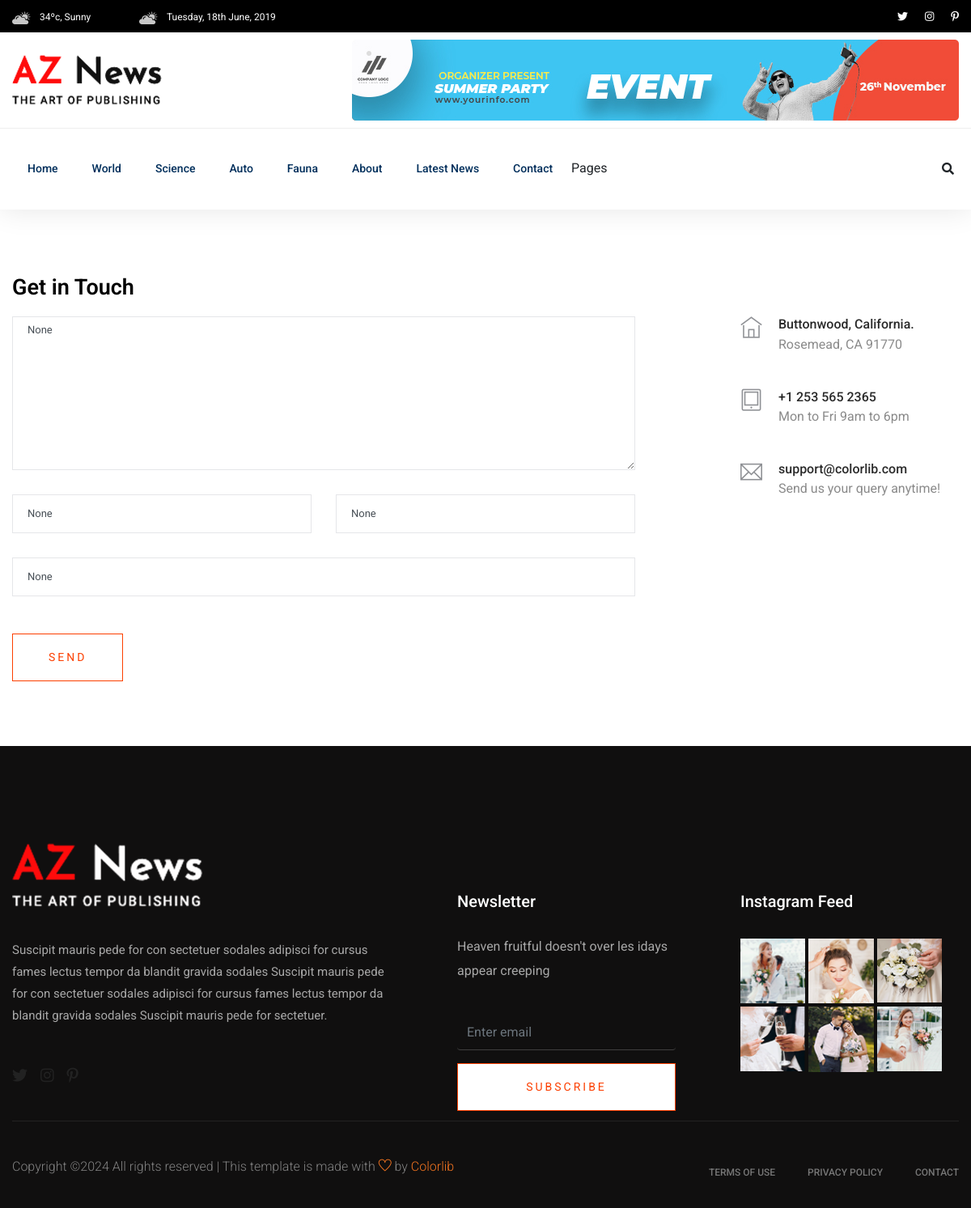
Page /contact/ on the committed database.
### newspaper/models.py (models this page shows, shortened)
class TimeStampModel(models.Model):
    created_at = models.DateTimeField(auto_now_add=True)
    updated_at = models.DateTimeField(auto_now=True)
    class Meta:
        abstract = True

class Category(TimeStampModel):
    name = models.CharField(max_length=100)

### newspaper/views.py (the view, shortened to what this page needs)
# urls.py: path('contact/', ContactView.as_view(), name='contact'),
class ContactView(View):
    template_name = "aznews/contact.html"
    def get(self, request):
        form = ContactForm()  # Initialize the form
        return render(request, self.template_name, {"form": form})

### newspaper/forms.py
class ContactForm(forms.ModelForm):
    class Meta:
        model = Contact
        fields = "__all__"

### newspaper/navigation.py (called while the page is built)
def navigation(request):
    categories = Category.objects.all()[:4]
    tags = Tag.objects.all()[:10]
    trending_posts = Post.objects.filter(
        published_at__isnull=False, status="active"
    ).order_by("-views_count")[:3]
    return {
        "categories": categories,
        "tags": tags,
        "trending_posts": trending_posts,
    }

### templates/aznews/contact.html (shortened to what this page needs)
{% extends 'aznews/base.html' %}
{% block content %}
    <section class="contact-section">
        <div class="container">
            <div class="row">
                <div class="col-12">
                    <h2 class="contact-title">Get in Touch</h2>
                </div>
                <div class="col-lg-8">
                    <form class="form-contact contact_form"
                          action="{% url 'contact' %}"
                          method="post"
                          id="contactForm"
                          novalidate="novalidate">
                        <div class="row">
                            <div class="col-12">
                                <div class="form-group">
                                    <textarea class="form-control w-100"
                                              name="message"
                                              id="message"
                                              cols="30"
                                              rows="9"
                                              onfocus="this.placeholder = ''"
                                              onblur="this.placeholder = 'Enter Message'"
                                              placeholder="Enter Message">{{ form.message.value }}</textarea>
                                </div>
                            </div>
                            <div class="col-sm-6">
                                <div class="form-group">
                                    <input class="form-control valid"
                                           name="name"
                                           value="{{ form.name.value }}"
                                           id="name"
                                           type="text"
                                           onfocus="this.placeholder = ''"
                                           onblur="this.placeholder = 'Enter your name'"
                                           placeholder="Enter your name">
                                </div>
                            </div>
                            <div class="col-sm-6">
                                <div class="form-group">
                                    <input class="form-control valid"
                                           name="email"
                                           value="{{ form.email.value }}"
                                           id="email"
                                           type="email"
                                           onfocus="this.placeholder = ''"
                                           onblur="this.placeholder = 'Enter email address'"
                                           placeholder="Email">
                                </div>
                            </div>
                            <div class="col-12">
                                <div class="form-group">
                                    <input class="form-control"
                                           name="subject"
                                           value="{{ form.subject.value }}"
                                           id="subject"
                                           type="text"
                                           onfocus="this.placeholder = ''"
                                           onblur="this.placeholder = 'Enter Subject'"
                                           placeholder="Enter Subject">
                                </div>
                            </div>
                        </div>
                        <div class="form-group mt-3">
                            <button type="submit" class="button button-contactForm boxed-btn">Send</button>
                        </div>
                    </form>
                </div>
                <div class="col-lg-3 offset-lg-1">
                    <div class="media contact-info">
                        <span class="contact-info__icon"><i class="ti-home"></i></span>
                        <div class="media-body">
                            <h3>Buttonwood, California.</h3>
                            <p>Rosemead, CA 91770</p>
                        </div>
                    </div>
                    <div class="media contact-info">
                        <span class="contact-info__icon"><i class="ti-tablet"></i></span>
                        <div class="media-body">
                            <h3>+1 253 565 2365</h3>
                            <p>Mon to Fri 9am to 6pm</p>
                        </div>
                    </div>
                    <div class="media contact-info">
                        <span class="contact-info__icon"><i class="ti-email"></i></span>
                        <div class="media-body">
                            <h3>support@colorlib.com</h3>
                            <p>Send us your query anytime!</p>
                        </div>
                    </div>
                </div>
            </div>
        </div>
    </section>
{% endblock content %}

### templates/aznews/header.html (shortened to what this page needs)
{% load static %}
<header>
    <div class="header-area">
        <div class="main-header">
            <div class="header-top black-bg d-none d-md-block">
                <div class="container">
                    <div class="col-xl-12">
                        <div class="row d-flex justify-content-between align-items-center">
                            <div class="header-info-left">
                                <ul>
                                    <li><img src="{% static 'aznews/img/icon/header_icon1.png' %}" alt=""> 34ºc, Sunny </li>
                                    <li><img src="{% static 'aznews/img/icon/header_icon1.png' %}" alt=""> Tuesday, 18th June, 2019</li>
                                </ul>
                            </div>
                            <div class="header-info-right">
                                <ul class="header-social">
                                    <li><a href="#"><i class="fab fa-twitter"></i></a></li>
                                    <li><a href="#"><i class="fab fa-instagram"></i></a></li>
                                    <li><a href="#"><i class="fab fa-pinterest-p"></i></a></li>
                                </ul>
                            </div>
                        </div>
                    </div>
                </div>
            </div>
            <div class="header-mid d-none d-md-block">
                <div class="container">
                    <div class="row d-flex align-items-center">
                        <div class="col-xl-3 col-lg-3 col-md-3">
                            <div class="logo">
                                <a href="/"><img src="{% static 'aznews/img/logo/logo.png' %}" alt=""></a>
                            </div>
                        </div>
                        <div class="col-xl-9 col-lg-9 col-md-9">
                            <div class="header-banner f-right">
                                <img src="{% static 'aznews/img/hero/header_card.jpg' %}" alt="">
                            </div>
                        </div>
                    </div>
                </div>
            </div>
            <div class="header-bottom header-sticky">
                <div class="container">
                    <div class="row align-items-center">
                        <div class="col-xl-10 col-lg-10 col-md-12 header-flex">
                            <div class="main-menu d-none d-md-block">
                                <nav>
                                    <ul id="navigation">
                                        <li><a href="/">Home</a></li>
                                        {% for category in categories %}
                                        <li><a href="{% url 'post-by-category' category.id %}">{{ category.name }}</a></li>
                                        {% endfor %}
                                        <li><a href="{% url 'about' %}">About</a></li>
                                        <li><a href="{% url 'post-list' %}">Latest News</a></li>
                                        <li><a href="{% url 'contact' %}">Contact</a></li>
                                        <li>Pages
                                        </li>
                                    </ul>
                                </nav>
                            </div>
                        </div>
                        <div class="col-xl-2 col-lg-2 col-md-4">
                            <div class="header-right-btn f-right d-none d-lg-block">
                                <i class="fas fa-search special-tag"></i>
                            </div>
                        </div>
                        <div class="col-12">
                        </div>
                    </div>
                </div>
            </div>
        </div>
    </div>
</header>

### rows in the picture
Category: name "World"
Category: name "Science"
Category: name "Auto"
Category: name "Fauna"
